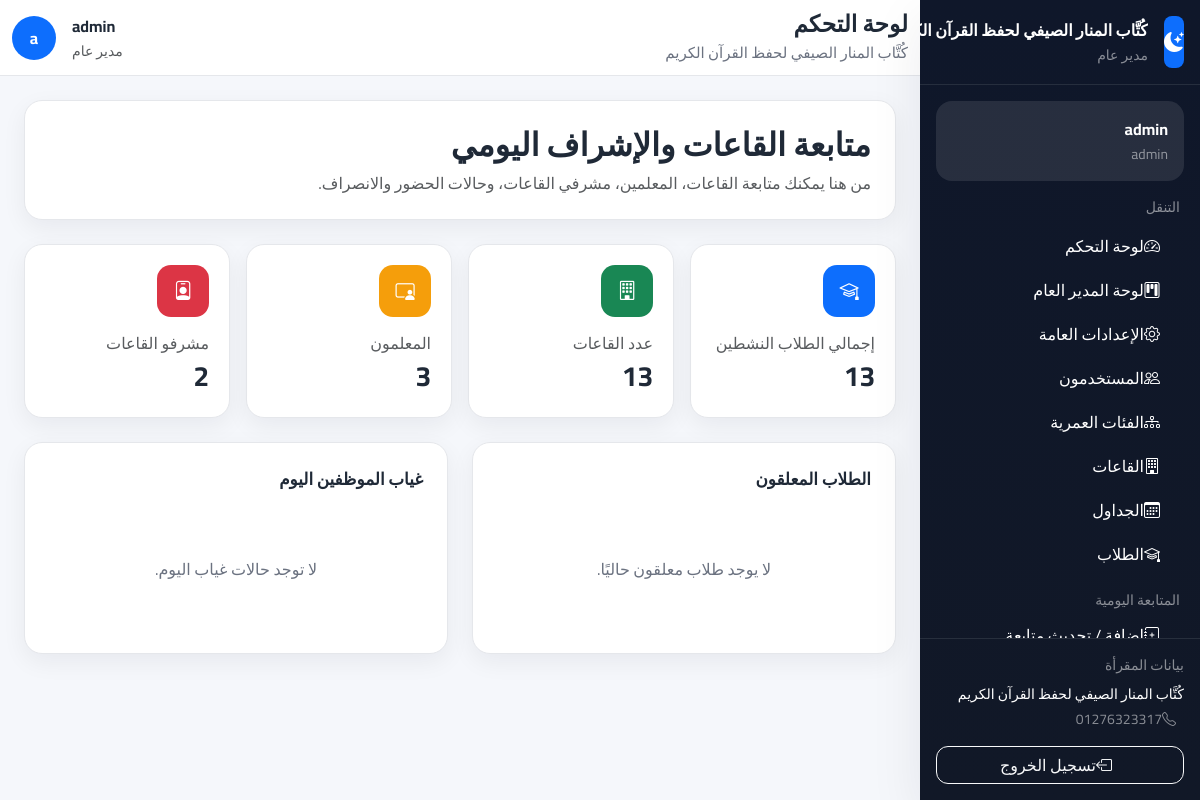
Screenshot of /accounts/d/supervisor/ (signed in) with the database file from the repository.
### accounts/models.py (models this page shows, shortened)
class SiteSettings(models.Model):
    name = models.CharField(max_length=200, default='مقرأة القرآن الكريم', verbose_name='اسم المقرأة')
    logo = models.ImageField(upload_to='settings/', blank=True, null=True, verbose_name='الشعار')
    address = models.CharField(max_length=300, blank=True, verbose_name='العنوان')
    phone = models.CharField(max_length=20, blank=True, verbose_name='الهاتف')
    email = models.EmailField(blank=True, verbose_name='البريد الإلكتروني')
    description = models.TextField(blank=True, verbose_name='نبذة عن المقرأة')
    allow_registration = models.BooleanField(default=True, verbose_name='السماح بالتسجيل')
    auto_assign_halls = models.BooleanField(default=True, verbose_name='التسكين التلقائي')
    max_age_limit = models.PositiveIntegerField(default=15, verbose_name='الحد الأقصى للسن')
    min_age_limit = models.PositiveIntegerField(default=3, verbose_name='الحد الأدنى للسن')
    attendance_start_time = models.TimeField(default='08:00', verbose_name='وقت بداية الحضور')
    late_threshold_minutes = models.PositiveIntegerField(default=15, verbose_name='دقائق التأخير')
    facebook = models.URLField(blank=True, verbose_name='فيسبوك')
    whatsapp = models.CharField(max_length=20, blank=True, verbose_name='واتساب')
    updated_at = models.DateTimeField(auto_now=True)
    updated_by = models.ForeignKey(
        User,
        on_delete=models.SET_NULL,
        null=True,
        blank=True,
        verbose_name='آخر تعديل بواسطة'
    )
    @classmethod
    def get_settings(cls):
        obj, _ = cls.objects.get_or_create(pk=1)
        return obj
    class Meta:
        verbose_name = 'إعدادات الموقع'
        verbose_name_plural = 'إعدادات الموقع'

class User(AbstractUser):
    ROLE_GENERAL_MANAGER = 'general_manager'
    ROLE_GENERAL_SUPERVISOR = 'general_supervisor'
    ROLE_HALL_SUPERVISOR = 'hall_supervisor'
    ROLE_TEACHER = 'teacher'
    ROLE_PARENT = 'parent'
    ROLES = [
        (ROLE_GENERAL_MANAGER, 'مدير عام'),
        (ROLE_GENERAL_SUPERVISOR, 'مشرف عام'),
        (ROLE_HALL_SUPERVISOR, 'مشرف قاعات'),
        (ROLE_TEACHER, 'معلم'),
        (ROLE_PARENT, 'ولي أمر'),
    ]
    role = models.CharField(
        max_length=30,
        choices=ROLES,
        default=ROLE_PARENT,
        verbose_name='الدور الوظيفي'
    )
    phone = models.CharField(
        max_length=20,
        blank=True,
        null=True,
        verbose_name='رقم الهاتف'
    )
    profile_picture = models.ImageField(
        upload_to='profiles/',
        blank=True,
        null=True,
        verbose_name='الصورة الشخصية'
    )
    can_manage_users = models.BooleanField(default=False, verbose_name='إدارة المستخدمين')
    can_manage_halls = models.BooleanField(default=False, verbose_name='إدارة القاعات')
    can_manage_students = models.BooleanField(default=False, verbose_name='إدارة الطلاب')
    can_manage_attendance = models.BooleanField(default=False, verbose_name='إدارة الحضور')
    can_manage_evaluations = models.BooleanField(default=False, verbose_name='إدارة التقييمات')
    can_manage_settings = models.BooleanField(default=False, verbose_name='إدارة الإعدادات')
    @property
    def is_general_manager(self):
        return self.role == self.ROLE_GENERAL_MANAGER
    @property
    def is_general_supervisor(self):
        return self.role == self.ROLE_GENERAL_SUPERVISOR
    @property
    def is_hall_supervisor(self):
        return self.role == self.ROLE_HALL_SUPERVISOR
    @property
    def is_teacher(self):
        return self.role == self.ROLE_TEACHER
    @property
    def is_parent(self):
        return self.role == self.ROLE_PARENT
    class Meta:
        verbose_name = 'مستخدم'
        verbose_name_plural = 'المستخدمون'

### accounts/views_dashboard.py (the view)
class GeneralSupervisorDashboard(GeneralSupervisorRequiredMixin, View):
    def get(self, request):
        today = date.today()
        context = {
            'total_students':      Student.objects.filter(status='active').count(),
            'pending_students':    Student.objects.filter(status='pending'),
            'halls':               Hall.objects.filter(is_active=True),
            'staff_absent_today':  StaffAttendance.objects.filter(
                                       date=today, status='absent'
                                   ).select_related('staff'),
            'teachers':            User.objects.filter(role='teacher'),
            'hall_supervisors':    User.objects.filter(role='hall_supervisor'),
        }
        return render(request, 'dashboard/general_supervisor.html', context)

### accounts/context_processors.py (called while the page is built)
def user_role_context(request):
    if not request.user.is_authenticated:
        return {}
    user = request.user
    return {
        'is_general_manager':    user.is_general_manager,
        'is_general_supervisor': user.is_general_supervisor,
        'is_hall_supervisor':    user.is_hall_supervisor,
        'is_teacher':            user.is_teacher,
        'is_parent':             user.is_parent,
        'user_role_display':     user.get_role_display(),
    }

def site_settings(request):
    settings = SiteSettings.get_settings()
    return {
        'SITE_NAME':        settings.name,
        'SITE_LOGO':        settings.logo,
        'SITE_PHONE':       settings.phone,
        'SITE_SETTINGS':    settings,
        'ALLOW_REGISTRATION': settings.allow_registration,
    }

### accounts/permissions.py (called while the page is built)
    def test_func(self):
        user = self.request.user
        return user.is_authenticated and (
            user.is_general_manager or
            user.is_general_supervisor
        )

### templates/dashboard/general_supervisor.html (shortened to what this page needs)
{% extends "base.html" %}
{% block content %}
<div class="page-card p-4 mb-4">
    <h2 class="fw-bold mb-2">متابعة القاعات والإشراف اليومي</h2>
    <p class="text-muted mb-0">
        من هنا يمكنك متابعة القاعات، المعلمين، مشرفي القاعات، وحالات الحضور والانصراف.
    </p>
</div>
<div class="row g-3 mb-4">
    <div class="col-md-3">
        <div class="stat-card">
            <div class="stat-icon bg-primary"><i class="bi bi-mortarboard"></i></div>
            <div class="text-muted">إجمالي الطلاب النشطين</div>
            <div class="fs-3 fw-bold">{{ total_students }}</div>
        </div>
    </div>
    <div class="col-md-3">
        <div class="stat-card">
            <div class="stat-icon bg-success"><i class="bi bi-building"></i></div>
            <div class="text-muted">عدد القاعات</div>
            <div class="fs-3 fw-bold">{{ halls.count }}</div>
        </div>
    </div>
    <div class="col-md-3">
        <div class="stat-card">
            <div class="stat-icon" style="background:#f59e0b;"><i class="bi bi-person-video3"></i></div>
            <div class="text-muted">المعلمون</div>
            <div class="fs-3 fw-bold">{{ teachers.count }}</div>
        </div>
    </div>
    <div class="col-md-3">
        <div class="stat-card">
            <div class="stat-icon bg-danger"><i class="bi bi-person-badge"></i></div>
            <div class="text-muted">مشرفو القاعات</div>
            <div class="fs-3 fw-bold">{{ hall_supervisors.count }}</div>
        </div>
    </div>
</div>
<div class="row g-4">
    <div class="col-lg-6">
        <div class="page-card p-4 h-100">
            <div class="section-title">الطلاب المعلقون</div>
            {% if pending_students %}
                <ul class="list-group list-group-flush">
                    {% for student in pending_students %}
                        <li class="list-group-item d-flex justify-content-between align-items-center px-0">
                            <span>{{ student.get_full_name }}</span>
                            <span class="badge text-bg-warning">بانتظار التسكين</span>
                        </li>
                    {% endfor %}
                </ul>
            {% else %}
                <div class="empty-state">لا يوجد طلاب معلقون حاليًا.</div>
            {% endif %}
        </div>
    </div>
    <div class="col-lg-6">
        <div class="page-card p-4 h-100">
            <div class="section-title">غياب الموظفين اليوم</div>
            {% if staff_absent_today %}
                <ul class="list-group list-group-flush">
                    {% for item in staff_absent_today %}
                        <li class="list-group-item px-0 d-flex justify-content-between align-items-center">
                            <span>{{ item.staff.get_full_name }}</span>
                            <span class="badge text-bg-danger">غائب</span>
                        </li>
                    {% endfor %}
                </ul>
            {% else %}
                <div class="empty-state">لا توجد حالات غياب اليوم.</div>
            {% endif %}
        </div>
    </div>
</div>
{% endblock %}

### templates/partials/sidebar.html (shortened to what this page needs)
<aside class="sidebar d-flex flex-column" id="appSidebar">
    <div class="p-3 border-bottom border-secondary border-opacity-25">
        <div class="d-flex align-items-center gap-3">
            {% if SITE_LOGO and SITE_LOGO.url %}
                <img src="{{ SITE_LOGO.url }}" alt="{{ SITE_NAME }}" class="rounded-3"
                     width="52" height="52" style="object-fit: cover;">
            {% else %}
                <div class="bg-primary rounded-3 d-flex align-items-center justify-content-center text-white"
                     style="width:52px;height:52px;">
                    <i class="bi bi-moon-stars-fill fs-5"></i>
                </div>
            {% endif %}
            <div class="min-w-0">
                <div class="fw-bold text-white text-truncate">{{ SITE_NAME|default:"مقرأة تحفيظ القرآن الكريم" }}</div>
                <small class="text-white-50">{{ user.get_role_display }}</small>
            </div>
        </div>
    </div>
    <div class="p-3 overflow-y-auto flex-grow-1">
        <div class="bg-white bg-opacity-10 rounded-4 p-3 mb-3">
            <div class="fw-bold text-white">{{ user.get_full_name|default:user.username }}</div>
            <small class="text-white-50">{{ user.username }}</small>
        </div>
        <div class="small text-uppercase text-white-50 mb-2 px-1">التنقل</div>
        <nav class="nav flex-column gap-1">
            <a class="nav-link text-white rounded-3 px-3 py-2" href="{% url 'accounts:dashboard' %}">
                <i class="bi bi-speedometer2 ms-2"></i>لوحة التحكم
            </a>
            {% if user.is_general_manager %}
                <a class="nav-link text-white rounded-3 px-3 py-2" href="{% url 'dashboard:manager' %}">
                    <i class="bi bi-kanban ms-2"></i>لوحة المدير العام
                </a>
                <a class="nav-link text-white rounded-3 px-3 py-2" href="{% url 'settings:home' %}">
                    <i class="bi bi-gear ms-2"></i>الإعدادات العامة
                </a>
                <a class="nav-link text-white rounded-3 px-3 py-2" href="{% url 'settings:users' %}">
                    <i class="bi bi-people ms-2"></i>المستخدمون
                </a>
                <a class="nav-link text-white rounded-3 px-3 py-2" href="{% url 'settings:age_groups' %}">
                    <i class="bi bi-diagram-3 ms-2"></i>الفئات العمرية
                </a>
            {% endif %}
            {% if user.is_general_manager or user.is_general_supervisor or user.is_hall_supervisor or user.is_teacher %}
                <a class="nav-link text-white rounded-3 px-3 py-2" href="{% url 'halls:list' %}">
                    <i class="bi bi-building ms-2"></i>القاعات
                </a>
                <a class="nav-link text-white rounded-3 px-3 py-2" href="{% url 'halls:all_schedules' %}">
                    <i class="bi bi-calendar3 ms-2"></i>الجداول
                </a>
                <a class="nav-link text-white rounded-3 px-3 py-2" href="{% url 'students:list' %}">
                    <i class="bi bi-mortarboard ms-2"></i>الطلاب
                </a>
            {% endif %}
        </nav>
        {% if user.is_hall_supervisor or user.is_general_supervisor or user.is_general_manager %}
        <div class="small text-uppercase text-white-50 mt-3 mb-1 px-1">المتابعة اليومية</div>
        <nav class="nav flex-column gap-1">
            <a class="nav-link text-white rounded-3 px-3 py-2" href="{% url 'evaluations:add_followup' %}">
                <i class="bi bi-journal-plus ms-2"></i>إضافة / تحديث متابعة
            </a>
        </nav>
        {% endif %}
    </div>
    <div class="mt-auto p-3 border-top border-secondary border-opacity-25 flex-shrink-0">
        <div class="small text-white-50 mb-2">بيانات المقرأة</div>
        <div class="text-white small">{{ SITE_NAME }}</div>
        {% if SITE_PHONE %}
            <div class="text-white-50 small mt-1">
                <i class="bi bi-telephone ms-2"></i>{{ SITE_PHONE }}
            </div>
        {% endif %}
        <form method="post" action="{% url 'accounts:logout' %}" class="mt-3">
            <button type="submit" class="btn btn-outline-light w-100">
                <i class="bi bi-box-arrow-left ms-2"></i>تسجيل الخروج
            </button>
        </form>
    </div>
</aside>

### templates/partials/header.html (shortened to what this page needs)
<header class="topbar d-flex align-items-center">
    <div class="container-fluid">
        <div class="d-flex align-items-center justify-content-between gap-3">
            <div class="d-flex align-items-center gap-2">
                <div>
                    <h1 class="page-title">{% block page_title %}لوحة التحكم{% endblock %}</h1>
                    <div class="page-subtitle">{{ SITE_NAME|default:"مقرأة تحفيظ القرآن الكريم" }}</div>
                </div>
            </div>
            <div class="d-flex align-items-center gap-3">
                <div class="text-end d-none d-sm-block">
                    <div class="fw-bold">{{ user.get_full_name|default:user.username }}</div>
                    <small class="text-muted">{{ user.get_role_display }}</small>
                </div>
                <div class="rounded-circle bg-primary text-white d-flex align-items-center justify-content-center fw-bold"
                     style="width:44px;height:44px;">
                    {{ user.first_name|default:user.username|slice:":1" }}
                </div>
            </div>
        </div>
    </div>
</header>

### templates/base.html (style rules this page uses)
:root { --primary:#1d4ed8; --primary-soft:#e8f0ff; --dark:#0f172a; --sidebar:#0f172a; --sidebar-hover:#1f2937; --border:#e5e7eb; --bg:#f5f7fb; --card:#ffffff; --text:#1f2937; --muted:#6b7280; --success:#198754; --warning:#f59e0b; --danger:#dc3545; --radius-lg:18px; --radius-md:14px; --shadow-sm:0 8px 24px rgba(15,23,42,.06); --shadow-md:0 18px 50px rgba(15,23,42,.08); --sidebar-width:280px; --topbar-height:76px; }
* { box-sizing: border-box; }
html, body { margin: 0; padding: 0; font-family: 'Cairo', sans-serif; background: var(--bg); color: var(--text); }
body { min-height: 100vh; }
a { text-decoration: none; }
.sidebar { width: var(--sidebar-width); position: fixed; top: 0; right: 0; bottom: 0; z-index: 1040; background: linear-gradient(180deg, #0f172a 0%, #111827 100%); color: #fff; overflow-y: auto; transition: transform .3s ease; box-shadow: var(--shadow-md); }
.topbar { height: var(--topbar-height); position: sticky; top: 0; z-index: 1030; background: rgba(255,255,255,.92); backdrop-filter: blur(10px); border-bottom: 1px solid var(--border); }
.page-card { background: var(--card); border: 1px solid var(--border); border-radius: var(--radius-lg); box-shadow: var(--shadow-sm); }
.stat-card { background: #fff; border: 1px solid var(--border); border-radius: var(--radius-lg); box-shadow: var(--shadow-sm); padding: 20px; height: 100%; }
.stat-icon { width: 52px; height: 52px; border-radius: 14px; display: inline-flex; align-items: center; justify-content: center; color: #fff; font-size: 1.2rem; margin-bottom: 14px; }
.page-title { margin: 0; font-size: 1.45rem; font-weight: 800; }
.page-subtitle { margin-top: 4px; color: var(--muted); font-size: .94rem; }
.section-title { font-size: 1.05rem; font-weight: 800; margin-bottom: 1rem; }
.btn, .form-control, .form-select { border-radius: 12px; }
.empty-state { padding: 48px 20px; text-align: center; color: var(--muted); }

### rows the page displays
SiteSettings: name "كُتَّاب المنار الصيفي لحفظ القرآن…", name "كُتَّاب المنار الصيفي لحفظ القرآن الكريم", phone "01276323317"
User: role "مدير عام", get_full_name "admin", username "admin", first_name "a"

### other values shown
{{ total_students }} "13"
{{ halls.count }} "13"
{{ teachers.count }} "3"
{{ hall_supervisors.count }} "2"
